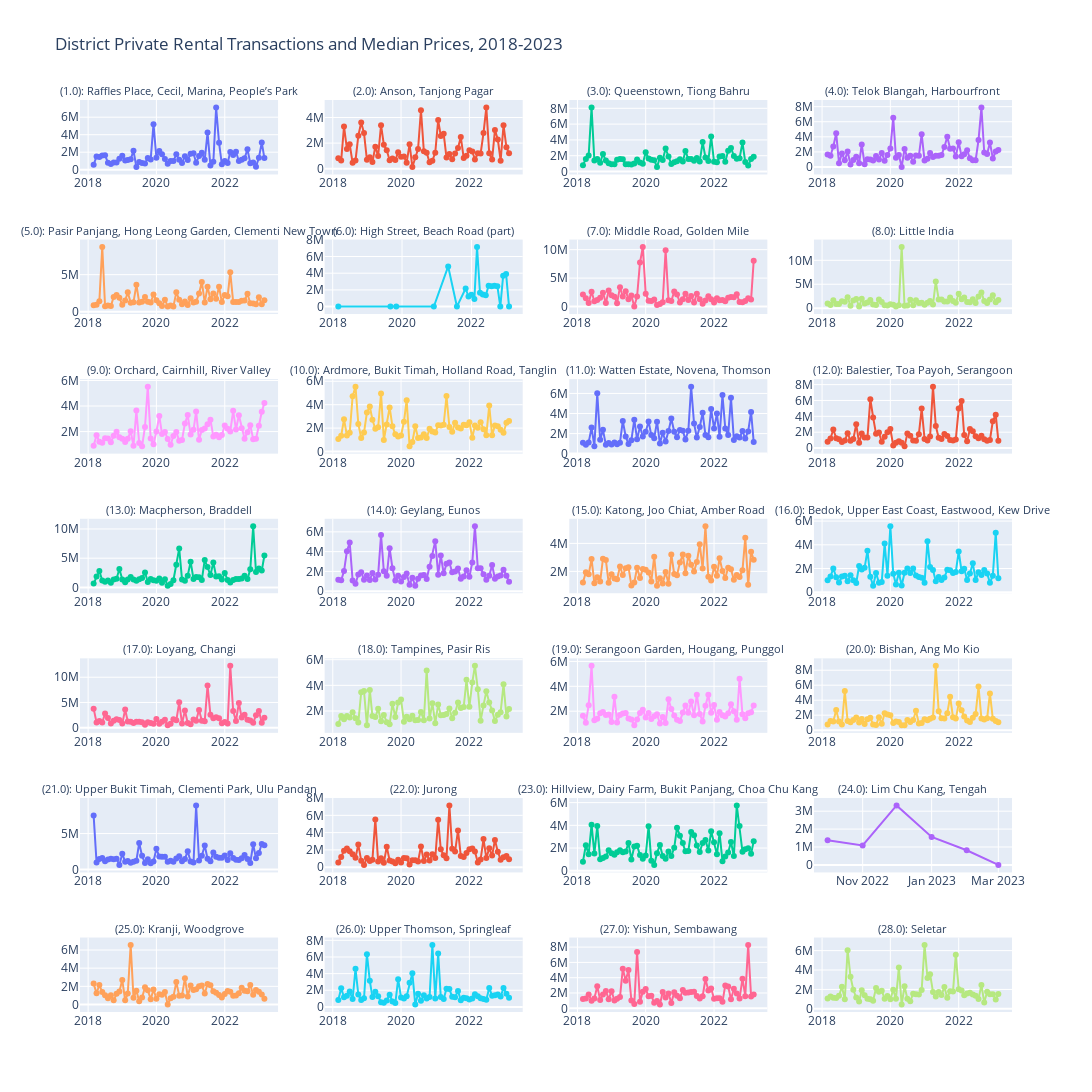

Notebook code cell kept with this figure:
### Markdown cell above
## Private Property Prices

### Code cell
plot_all_ts_plotly(private_transactions_df_grouped_dict, "District Private Rental Transactions and Median Prices, 2018-2023")
